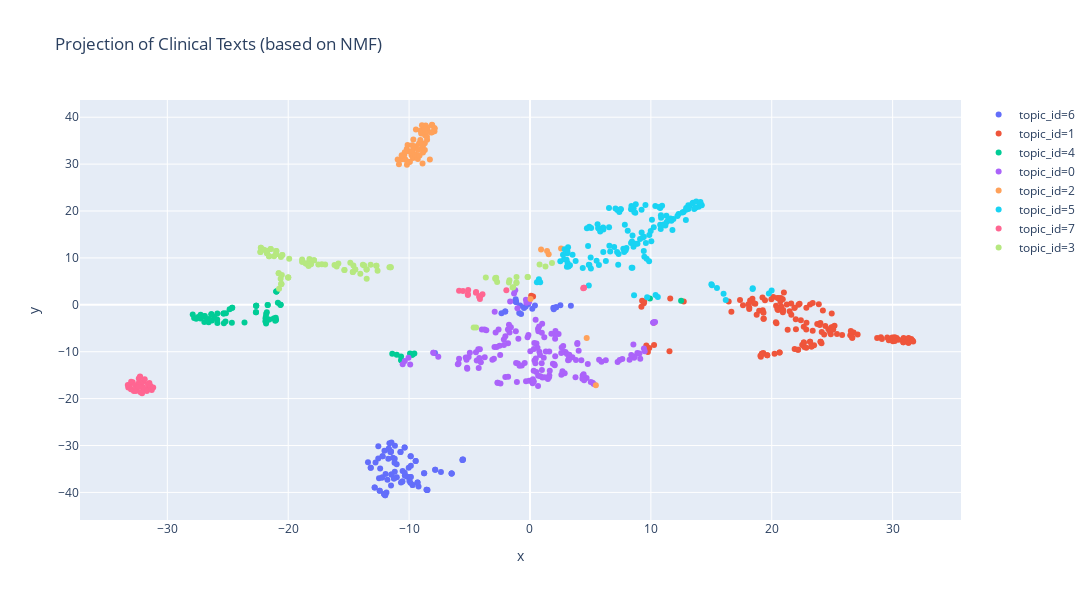

Notebook code for this chart:
### Code cell
fig = px.scatter(vis_data, x="x", y="y", color=vis_data.topic_id,  hover_data=['top_words'], title="Projection of Clinical Texts (based on NMF)", height=600, width=1200) #hover_data=['top_words']
fig.show()

### Figure 1 — Plotly figure (JSON) as saved in the notebook; plotly's stock layout.template omitted (floating-point values rounded to 4 significant figures; data arrays with more than 128 entries replaced by an {"elided": "..."} marker saying what was removed)
{"data": [{"customdata": [["unremarkable,reveal,92,93,weakness"], ["unremarkable,reveal,92,93,weakness"], ["unremarkable,reveal,92,93,weakness"], ["unremarkable,reveal,92,93,weakness"], ["unremarkable,reveal,92,93,weakness"], ["unremarkable,reveal,92,93,weakness"], ["unremarkable,reveal,92,93,weakness"], ["unremarkable,reveal,92,93,weakness"], ["unremarkable,reveal,92,93,weakness"], ["unremarkable,reveal,92,93,weakness"], ["unremarkable,reveal,92,93,weakness"], ["unremarkable,reveal,92,93,weakness"], ["unremarkable,reveal,92,93,weakness"], ["unremarkable,reveal,92,93,weakness"], ["unremarkable,reveal,92,93,weakness"], ["unremarkable,reveal,92,93,weakness"], ["unremarkable,reveal,92,93,weakness"], ["unremarkable,reveal,92,93,weakness"], ["unremarkable,reveal,92,93,weakness"], ["unremarkable,reveal,92,93,weakness"], ["unremarkable,reveal,92,93,weakness"], ["unremarkable,reveal,92,93,weakness"], ["unremarkable,reveal,92,93,weakness"], ["unremarkable,reveal,92,93,weakness"], ["unremarkable,reveal,92,93,weakness"], ["unremarkable,reveal,92,93,weakness"], ["unremarkable,reveal,92,93,weakness"], ["unremarkable,reveal,92,93,weakness"], ["unremarkable,reveal,92,93,weakness"], ["unremarkable,reveal,92,93,weakness"], ["unremarkable,reveal,92,93,weakness"], ["unremarkable,reveal,92,93,weakness"], ["unremarkable,reveal,92,93,weakness"], ["unremarkable,reveal,92,93,weakness"], ["unremarkable,reveal,92,93,weakness"], ["unremarkable,reveal,92,93,weakness"], ["unremarkable,reveal,92,93,weakness"], ["unremarkable,reveal,92,93,weakness"], ["unremarkable,reveal,92,93,weakness"], ["unremarkable,reveal,92,93,weakness"], ["unremarkable,reveal,92,93,weakness"], ["unremarkable,reveal,92,93,weakness"], ["unremarkable,reveal,92,93,weakness"], ["unremarkable,reveal,92,93,weakness"], ["unremarkable,reveal,92,93,weakness"], ["unremarkable,reveal,92,93,weakness"], ["unremarkable,reveal,92,93,weakness"], ["unremarkable,reveal,92,93,weakness"], ["unremarkable,reveal,92,93,weakness"], ["unremarkable,reveal,92,93,weakness"], ["unremarkable,reveal,92,93,weakness"], ["unremarkable,reveal,92,93,weakness"], ["unremarkable,reveal,92,93,weakness"], ["unremarkable,reveal,92,93,weakness"], ["unremarkable,reveal,92,93,weakness"], ["unremarkable,reveal,92,93,weakness"], ["unremarkable,reveal,92,93,weakness"], ["unremarkable,reveal,92,93,weakness"], ["unremarkable,reveal,92,93,weakness"], ["unremarkable,reveal,92,93,weakness"], ["unremarkable,reveal,92,93,weakness"], ["unremarkable,reveal,92,93,weakness"], ["unremarkable,reveal,92,93,weakness"], ["unremarkable,reveal,92,93,weakness"], ["unremarkable,reveal,92,93,weakness"], ["unremarkable,reveal,92,93,weakness"], ["unremarkable,reveal,92,93,weakness"], ["unremarkable,reveal,92,93,weakness"], ["unremarkable,reveal,92,93,weakness"], ["unremarkable,reveal,92,93,weakness"], ["unremarkable,reveal,92,93,weakness"], ["unremarkable,reveal,92,93,weakness"], ["unremarkable,reveal,92,93,weakness"], ["unremarkable,reveal,92,93,weakness"], ["unremarkable,reveal,92,93,weakness"], ["unremarkable,reveal,92,93,weakness"], ["unremarkable,reveal,92,93,weakness"], ["unremarkable,reveal,92,93,weakness"], ["unremarkable,reveal,92,93,weakness"], ["unremarkable,reveal,92,93,weakness"], ["unremarkable,reveal,92,93,weakness"], ["unremarkable,reveal,92,93,weakness"], ["unremarkable,reveal,92,93,weakness"], ["unremarkable,reveal,92,93,weakness"], ["unremarkable,reveal,92,93,weakness"], ["unremarkable,reveal,92,93,weakness"], ["unremarkable,reveal,92,93,weakness"], ["unremarkable,reveal,92,93,weakness"], ["unremarkable,reveal,92,93,weakness"], ["unremarkable,reveal,92,93,weakness"], ["unremarkable,reveal,92,93,weakness"], ["unremarkable,reveal,92,93,weakness"], ["unremarkable,reveal,92,93,weakness"], ["unremarkable,reveal,92,93,weakness"], ["unremarkable,reveal,92,93,weakness"], ["unremarkable,reveal,92,93,weakness"], ["unremarkable,reveal,92,93,weakness"], ["unremarkable,reveal,92,93,weakness"], ["unremarkable,reveal,92,93,weakness"], ["unremarkable,reveal,92,93,weakness"], ["unremarkable,reveal,92,93,weakness"], ["unremarkable,reveal,92,93,weakness"], ["unremarkable,reveal,92,93,weakness"], ["unremarkable,reveal,92,93,weakness"], ["unremarkable,reveal,92,93,weakness"], ["unremarkable,reveal,92,93,weakness"], ["unremarkable,reveal,92,93,weakness"], ["unremarkable,reveal,92,93,weakness"], ["unremarkable,reveal,92,93,weakness"], ["unremarkable,reveal,92,93,weakness"], ["unremarkable,reveal,92,93,weakness"]], "hoverlabel": {"namelength": 0}, "hovertemplate": "topic_id=6<br>x=%{x}<br>y=%{y}<br>top_words=%{customdata[0]}", "legendgroup": "topic_id=6", "marker": {"color": "#636efa", "symbol": "circle"}, "mode": "markers", "name": "topic_id=6", "showlegend": true, "type": "scatter", "x": [-8.552, -11.72, -11.17, -10.56, -12.43, -11.46, -5.551, -0.4948, -11.5, -12.23, -1.211, -0.1441, -12.55, -12.78, -9.457, -10.16, -8.755, -11.98, -11.87, -10.67, -10.53, -9.218, -10.03, 1.966, -6.48, -11.79, -11.98, 2.164, -11.95, -11.25, -2.048, -5.551, -0.3516, -9.974, -0.8134, -13.4, -12.07, -11.54, -11.02, -7.841, -1.183, -6.48, -8.552, -9.711, 1.935, -2.358, -9.301, -11.54, -11.03, -11.18, -11.34, -12.49, -1.154, -0.7351, 2.164, -12.23, -0.8892, -12.2, -12.55, -10.56, -12.04, -11.19, -11.47, -12.2, -13.17, -11.21, -8.489, -11.69, -7.364, -9.87, -9.866, -9.711, -6.48, 0.189, -12.39, -9.854, -12.85, -9.866, 2.515, -9.87, -0.1808, -2.048, -9.457, -10.71, -12.07, -8.489, -5.581, 0.411, -13.17, -10.37, -10.35, -11.47, -9.301, -10.35, -8.755, -10.37, -12.85, -1.145, 3.384, -7.859, -10.71, -11.69, -9.888, -11.63, -5.581, -11.25, -7.841, -11.5, -10.37, -11.49, -12.43], "xaxis": "x", "y": [-39.44, -32.83, -30.04, -37.67, -39.66, -29.36, -32.99, -0.6663, -31.27, -36.8, 0.8508, 0.2058, -32.78, -33.61, -33.31, -36.68, -35.93, -40.6, -40.02, -37.88, -35.42, -38.73, -34.75, -0.9282, -35.94, -37.3, -40.6, -0.4927, -36.05, -37.04, -1.449, -32.99, -0.3683, -37.57, -0.1516, -33.58, -40.32, -31.39, -36.74, -35.17, 1.167, -35.94, -39.44, -38.43, -0.6109, -1.777, -37.89, -31.39, -33.98, -35.61, -32.59, -36.96, 0.5877, -1.938, -0.4928, -36.8, -1.764, -32.27, -30.13, -37.67, -31.11, -32.82, -36.18, -32.27, -34.75, -33.65, -39.47, -30.69, -35.65, -32.27, -36.72, -38.43, -35.94, -0.8398, -34.91, -34.29, -38.93, -36.72, -0.0759, -32.27, 0.1391, -1.448, -33.31, -31.4, -40.32, -39.47, -33.07, -0.1457, -34.75, -30.4, -36.37, -36.18, -37.89, -36.37, -35.93, -30.4, -38.93, 0.5873, -0.1839, -10.28, -31.4, -30.69, -37.92, -29.49, -33.07, -37.04, -35.17, -31.27, -35.83, -38.55, -39.66], "yaxis": "y"}, {"customdata": {"elided": "140x1 str values"}, "hoverlabel": {"namelength": 0}, "hovertemplate": "topic_id=1<br>x=%{x}<br>y=%{y}<br>top_words=%{customdata[0]}", "legendgroup": "topic_id=1", "marker": {"color": "#EF553B", "symbol": "circle"}, "mode": "markers", "name": "topic_id=1", "showlegend": true, "type": "scatter", "x": {"elided": "140 float values"}, "xaxis": "x", "y": {"elided": "140 float values"}, "yaxis": "y"}, {"customdata": [["c5,c6,cervical,c4,disc"], ["c5,c6,cervical,c4,disc"], ["c5,c6,cervical,c4,disc"], ["c5,c6,cervical,c4,disc"], ["c5,c6,cervical,c4,disc"], ["c5,c6,cervical,c4,disc"], ["c5,c6,cervical,c4,disc"], ["c5,c6,cervical,c4,disc"], ["c5,c6,cervical,c4,disc"], ["c5,c6,cervical,c4,disc"], ["c5,c6,cervical,c4,disc"], ["c5,c6,cervical,c4,disc"], ["c5,c6,cervical,c4,disc"], ["c5,c6,cervical,c4,disc"], ["c5,c6,cervical,c4,disc"], ["c5,c6,cervical,c4,disc"], ["c5,c6,cervical,c4,disc"], ["c5,c6,cervical,c4,disc"], ["c5,c6,cervical,c4,disc"], ["c5,c6,cervical,c4,disc"], ["c5,c6,cervical,c4,disc"], ["c5,c6,cervical,c4,disc"], ["c5,c6,cervical,c4,disc"], ["c5,c6,cervical,c4,disc"], ["c5,c6,cervical,c4,disc"], ["c5,c6,cervical,c4,disc"], ["c5,c6,cervical,c4,disc"], ["c5,c6,cervical,c4,disc"], ["c5,c6,cervical,c4,disc"], ["c5,c6,cervical,c4,disc"], ["c5,c6,cervical,c4,disc"], ["c5,c6,cervical,c4,disc"], ["c5,c6,cervical,c4,disc"], ["c5,c6,cervical,c4,disc"], ["c5,c6,cervical,c4,disc"], ["c5,c6,cervical,c4,disc"], ["c5,c6,cervical,c4,disc"], ["c5,c6,cervical,c4,disc"], ["c5,c6,cervical,c4,disc"], ["c5,c6,cervical,c4,disc"], ["c5,c6,cervical,c4,disc"], ["c5,c6,cervical,c4,disc"], ["c5,c6,cervical,c4,disc"], ["c5,c6,cervical,c4,disc"], ["c5,c6,cervical,c4,disc"], ["c5,c6,cervical,c4,disc"], ["c5,c6,cervical,c4,disc"], ["c5,c6,cervical,c4,disc"], ["c5,c6,cervical,c4,disc"], ["c5,c6,cervical,c4,disc"], ["c5,c6,cervical,c4,disc"], ["c5,c6,cervical,c4,disc"], ["c5,c6,cervical,c4,disc"], ["c5,c6,cervical,c4,disc"], ["c5,c6,cervical,c4,disc"], ["c5,c6,cervical,c4,disc"], ["c5,c6,cervical,c4,disc"], ["c5,c6,cervical,c4,disc"], ["c5,c6,cervical,c4,disc"], ["c5,c6,cervical,c4,disc"], ["c5,c6,cervical,c4,disc"], ["c5,c6,cervical,c4,disc"], ["c5,c6,cervical,c4,disc"], ["c5,c6,cervical,c4,disc"], ["c5,c6,cervical,c4,disc"], ["c5,c6,cervical,c4,disc"]], "hoverlabel": {"namelength": 0}, "hovertemplate": "topic_id=4<br>x=%{x}<br>y=%{y}<br>top_words=%{customdata[0]}", "legendgroup": "topic_id=4", "marker": {"color": "#00cc96", "symbol": "circle"}, "mode": "markers", "name": "topic_id=4", "showlegend": true, "type": "scatter", "x": [-23.61, -25.35, -26.94, -26.93, -20.98, -21.79, -25.86, -20.85, -25.32, -26.31, -10.65, -21.89, -9.924, -20.64, -21.0, -26.9, -27.61, -24.84, -24.63, -26.58, -21.56, -27.78, -21.7, -9.745, -25.35, -26.35, -11.02, -21.2, -25.87, -11.39, -22.67, -26.13, -22.65, -21.07, -27.45, -25.19, -22.65, -24.66, -26.65, -20.64, -22.65, 9.926, -25.86, -27.26, -27.25, -10.67, -26.35, -25.15, -10.65, -27.9, -9.565, -24.63, -21.83, -26.6, -21.7, -20.64, -21.03, -20.98, -21.77, -21.88, -21.85, -22.67, -20.98, -21.83, 12.5, -9.745], "xaxis": "x", "y": [-3.786, -1.827, -3.675, -2.448, 2.84, -3.482, -3.858, 0.4496, -3.955, -3.338, -11.81, -3.528, -10.36, -0.01068, -3.257, -2.386, -2.994, -0.9597, -0.6107, -3.707, -3.134, -2.831, -0.04324, -10.66, -1.827, -2.024, -10.62, -2.891, -3.106, -10.45, -1.578, -2.618, -0.1955, -3.401, -2.592, -3.577, -0.1955, -3.844, -3.315, -0.01068, -0.1955, 1.345, -1.866, -2.903, -2.104, -11.03, -2.024, -1.804, -11.81, -2.085, -10.39, -0.6107, -1.977, -3.048, -0.04324, -0.01068, -2.766, 2.841, -1.584, -2.847, -2.534, -1.578, 2.841, -4.005, 0.8886, -10.66], "yaxis": "y"}, {"customdata": {"elided": "163x1 str values"}, "hoverlabel": {"namelength": 0}, "hovertemplate": "topic_id=0<br>x=%{x}<br>y=%{y}<br>top_words=%{customdata[0]}", "legendgroup": "topic_id=0", "marker": {"color": "#ab63fa", "symbol": "circle"}, "mode": "markers", "name": "topic_id=0", "showlegend": true, "type": "scatter", "x": {"elided": "163 float values"}, "xaxis": "x", "y": {"elided": "163 float values"}, "yaxis": "y"}, {"customdata": [["colon,polyp,scope,cecum,colonoscopy"], ["colon,polyp,scope,cecum,colonoscopy"], ["colon,polyp,scope,cecum,colonoscopy"], ["colon,polyp,scope,cecum,colonoscopy"], ["colon,polyp,scope,cecum,colonoscopy"], ["colon,polyp,scope,cecum,colonoscopy"], ["colon,polyp,scope,cecum,colonoscopy"], ["colon,polyp,scope,cecum,colonoscopy"], ["colon,polyp,scope,cecum,colonoscopy"], ["colon,polyp,scope,cecum,colonoscopy"], ["colon,polyp,scope,cecum,colonoscopy"], ["colon,polyp,scope,cecum,colonoscopy"], ["colon,polyp,scope,cecum,colonoscopy"], ["colon,polyp,scope,cecum,colonoscopy"], ["colon,polyp,scope,cecum,colonoscopy"], ["colon,polyp,scope,cecum,colonoscopy"], ["colon,polyp,scope,cecum,colonoscopy"], ["colon,polyp,scope,cecum,colonoscopy"], ["colon,polyp,scope,cecum,colonoscopy"], ["colon,polyp,scope,cecum,colonoscopy"], ["colon,polyp,scope,cecum,colonoscopy"], ["colon,polyp,scope,cecum,colonoscopy"], ["colon,polyp,scope,cecum,colonoscopy"], ["colon,polyp,scope,cecum,colonoscopy"], ["colon,polyp,scope,cecum,colonoscopy"], ["colon,polyp,scope,cecum,colonoscopy"], ["colon,polyp,scope,cecum,colonoscopy"], ["colon,polyp,scope,cecum,colonoscopy"], ["colon,polyp,scope,cecum,colonoscopy"], ["colon,polyp,scope,cecum,colonoscopy"], ["colon,polyp,scope,cecum,colonoscopy"], ["colon,polyp,scope,cecum,colonoscopy"], ["colon,polyp,scope,cecum,colonoscopy"], ["colon,polyp,scope,cecum,colonoscopy"], ["colon,polyp,scope,cecum,colonoscopy"], ["colon,polyp,scope,cecum,colonoscopy"], ["colon,polyp,scope,cecum,colonoscopy"], ["colon,polyp,scope,cecum,colonoscopy"], ["colon,polyp,scope,cecum,colonoscopy"], ["colon,polyp,scope,cecum,colonoscopy"], ["colon,polyp,scope,cecum,colonoscopy"], ["colon,polyp,scope,cecum,colonoscopy"], ["colon,polyp,scope,cecum,colonoscopy"], ["colon,polyp,scope,cecum,colonoscopy"], ["colon,polyp,scope,cecum,colonoscopy"], ["colon,polyp,scope,cecum,colonoscopy"], ["colon,polyp,scope,cecum,colonoscopy"], ["colon,polyp,scope,cecum,colonoscopy"], ["colon,polyp,scope,cecum,colonoscopy"], ["colon,polyp,scope,cecum,colonoscopy"], ["colon,polyp,scope,cecum,colonoscopy"], ["colon,polyp,scope,cecum,colonoscopy"], ["colon,polyp,scope,cecum,colonoscopy"], ["colon,polyp,scope,cecum,colonoscopy"], ["colon,polyp,scope,cecum,colonoscopy"], ["colon,polyp,scope,cecum,colonoscopy"], ["colon,polyp,scope,cecum,colonoscopy"], ["colon,polyp,scope,cecum,colonoscopy"], ["colon,polyp,scope,cecum,colonoscopy"], ["colon,polyp,scope,cecum,colonoscopy"], ["colon,polyp,scope,cecum,colonoscopy"], ["colon,polyp,scope,cecum,colonoscopy"]], "hoverlabel": {"namelength": 0}, "hovertemplate": "topic_id=2<br>x=%{x}<br>y=%{y}<br>top_words=%{customdata[0]}", "legendgroup": "topic_id=2", "marker": {"color": "#FFA15A", "symbol": "circle"}, "mode": "markers", "name": "topic_id=2", "showlegend": true, "type": "scatter", "x": [-8.512, -10.18, -9.798, -9.987, 2.573, -10.4, -8.47, 4.692, 5.449, -8.085, 1.547, -10.19, -7.901, -9.677, -10.0, -8.698, 0.04151, -8.846, -8.68, -10.84, -8.703, -10.29, -9.93, -7.89, -8.967, -8.956, -9.28, -8.105, -8.999, -9.722, -9.471, -10.36, -8.522, -9.429, -9.05, -10.49, -9.648, 0.9183, -8.629, -9.071, -10.6, -8.847, -8.109, -8.565, -9.181, -10.12, -9.739, -9.576, -9.132, -9.267, -8.939, -9.432, -8.887, -8.498, -8.166, -7.901, 1.413, -8.282, -8.937, -8.707, -10.94, -10.61], "xaxis": "x", "y": [35.18, 29.86, 31.91, 32.67, 12.02, 31.92, 37.81, -7.095, -17.16, 38.26, 10.77, 33.2, 37.01, 31.31, 30.48, 32.99, 1.245, 33.99, 36.14, 29.99, 34.47, 30.95, 30.51, 37.62, 33.3, 36.67, 31.11, 36.78, 36.51, 32.83, 32.01, 32.53, 35.85, 33.79, 37.19, 31.54, 35.27, 11.79, 38.23, 35.16, 31.01, 32.45, 38.39, 36.88, 34.38, 34.06, 34.04, 33.51, 31.85, 32.99, 34.15, 37.39, 30.11, 37.17, 36.74, 37.65, 11.49, 30.98, 38.28, 37.52, 30.99, 31.89], "yaxis": "y"}, {"customdata": {"elided": "139x1 str values"}, "hoverlabel": {"namelength": 0}, "hovertemplate": "topic_id=5<br>x=%{x}<br>y=%{y}<br>top_words=%{customdata[0]}", "legendgroup": "topic_id=5", "marker": {"color": "#19d3f3", "symbol": "circle"}, "mode": "markers", "name": "topic_id=5", "showlegend": true, "type": "scatter", "x": {"elided": "139 float values"}, "xaxis": "x", "y": {"elided": "139 float values"}, "yaxis": "y"}, {"customdata": [["valve,stress,perfusion,aortic,myocardial"], ["valve,stress,perfusion,aortic,myocardial"], ["valve,stress,perfusion,aortic,myocardial"], ["valve,stress,perfusion,aortic,myocardial"], ["valve,stress,perfusion,aortic,myocardial"], ["valve,stress,perfusion,aortic,myocardial"], ["valve,stress,perfusion,aortic,myocardial"], ["valve,stress,perfusion,aortic,myocardial"], ["valve,stress,perfusion,aortic,myocardial"], ["valve,stress,perfusion,aortic,myocardial"], ["valve,stress,perfusion,aortic,myocardial"], ["valve,stress,perfusion,aortic,myocardial"], ["valve,stress,perfusion,aortic,myocardial"], ["valve,stress,perfusion,aortic,myocardial"], ["valve,stress,perfusion,aortic,myocardial"], ["valve,stress,perfusion,aortic,myocardial"], ["valve,stress,perfusion,aortic,myocardial"], ["valve,stress,perfusion,aortic,myocardial"], ["valve,stress,perfusion,aortic,myocardial"], ["valve,stress,perfusion,aortic,myocardial"], ["valve,stress,perfusion,aortic,myocardial"], ["valve,stress,perfusion,aortic,myocardial"], ["valve,stress,perfusion,aortic,myocardial"], ["valve,stress,perfusion,aortic,myocardial"], ["valve,stress,perfusion,aortic,myocardial"], ["valve,stress,perfusion,aortic,myocardial"], ["valve,stress,perfusion,aortic,myocardial"], ["valve,stress,perfusion,aortic,myocardial"], ["valve,stress,perfusion,aortic,myocardial"], ["valve,stress,perfusion,aortic,myocardial"], ["valve,stress,perfusion,aortic,myocardial"], ["valve,stress,perfusion,aortic,myocardial"], ["valve,stress,perfusion,aortic,myocardial"], ["valve,stress,perfusion,aortic,myocardial"], ["valve,stress,perfusion,aortic,myocardial"], ["valve,stress,perfusion,aortic,myocardial"], ["valve,stress,perfusion,aortic,myocardial"], ["valve,stress,perfusion,aortic,myocardial"], ["valve,stress,perfusion,aortic,myocardial"], ["valve,stress,perfusion,aortic,myocardial"], ["valve,stress,perfusion,aortic,myocardial"], ["valve,stress,perfusion,aortic,myocardial"], ["valve,stress,perfusion,aortic,myocardial"], ["valve,stress,perfusion,aortic,myocardial"], ["valve,stress,perfusion,aortic,myocardial"], ["valve,stress,perfusion,aortic,myocardial"]], "hoverlabel": {"namelength": 0}, "hovertemplate": "topic_id=7<br>x=%{x}<br>y=%{y}<br>top_words=%{customdata[0]}", "legendgroup": "topic_id=7", "marker": {"color": "#FF6692", "symbol": "circle"}, "mode": "markers", "name": "topic_id=7", "showlegend": true, "type": "scatter", "x": [-32.21, -33.09, -4.095, -4.142, -32.86, -33.01, -32.35, 4.462, -31.97, -4.47, -4.209, -5.133, -1.954, -32.17, -5.137, -32.01, -3.93, -32.26, -33.23, -31.58, -32.36, 4.462, -31.69, -32.99, -32.77, -31.54, -32.65, -32.33, -32.6, -31.97, -5.867, 4.406, -31.48, -4.457, -33.27, -31.6, -32.26, -31.87, -32.09, -31.39, -5.11, -32.53, -32.37, -5.541, -31.29, -31.17], "xaxis": "x", "y": [-18.64, -17.05, 1.882, 1.234, -16.5, -18.02, -16.64, 3.625, -17.99, 2.599, 1.717, 2.279, 3.09, -16.81, 2.08, -17.6, 2.255, -15.3, -17.61, -17.9, -15.7, 3.625, -18.35, -16.4, -18.39, -16.91, -17.2, -17.08, -18.38, -16.42, 3.003, 3.54, -16.66, 2.753, -17.08, -16.97, -15.38, -15.87, -18.87, -17.29, 3.161, -17.7, -17.53, 2.96, -18.16, -17.65], "yaxis": "y"}, {"customdata": [["ct,contrast,pelvi,fluid,abdomen"], ["ct,contrast,pelvi,fluid,abdomen"], ["ct,contrast,pelvi,fluid,abdomen"], ["ct,contrast,pelvi,fluid,abdomen"], ["ct,contrast,pelvi,fluid,abdomen"], ["ct,contrast,pelvi,fluid,abdomen"], ["ct,contrast,pelvi,fluid,abdomen"], ["ct,contrast,pelvi,fluid,abdomen"], ["ct,contrast,pelvi,fluid,abdomen"], ["ct,contrast,pelvi,fluid,abdomen"], ["ct,contrast,pelvi,fluid,abdomen"], ["ct,contrast,pelvi,fluid,abdomen"], ["ct,contrast,pelvi,fluid,abdomen"], ["ct,contrast,pelvi,fluid,abdomen"], ["ct,contrast,pelvi,fluid,abdomen"], ["ct,contrast,pelvi,fluid,abdomen"], ["ct,contrast,pelvi,fluid,abdomen"], ["ct,contrast,pelvi,fluid,abdomen"], ["ct,contrast,pelvi,fluid,abdomen"], ["ct,contrast,pelvi,fluid,abdomen"], ["ct,contrast,pelvi,fluid,abdomen"], ["ct,contrast,pelvi,fluid,abdomen"], ["ct,contrast,pelvi,fluid,abdomen"], ["ct,contrast,pelvi,fluid,abdomen"], ["ct,contrast,pelvi,fluid,abdomen"], ["ct,contrast,pelvi,fluid,abdomen"], ["ct,contrast,pelvi,fluid,abdomen"], ["ct,contrast,pelvi,fluid,abdomen"], ["ct,contrast,pelvi,fluid,abdomen"], ["ct,contrast,pelvi,fluid,abdomen"], ["ct,contrast,pelvi,fluid,abdomen"], ["ct,contrast,pelvi,fluid,abdomen"], ["ct,contrast,pelvi,fluid,abdomen"], ["ct,contrast,pelvi,fluid,abdomen"], ["ct,contrast,pelvi,fluid,abdomen"], ["ct,contrast,pelvi,fluid,abdomen"], ["ct,contrast,pelvi,fluid,abdomen"], ["ct,contrast,pelvi,fluid,abdomen"], ["ct,contrast,pelvi,fluid,abdomen"], ["ct,contrast,pelvi,fluid,abdomen"], ["ct,contrast,pelvi,fluid,abdomen"], ["ct,contrast,pelvi,fluid,abdomen"], ["ct,contrast,pelvi,fluid,abdomen"], ["ct,contrast,pelvi,fluid,abdomen"], ["ct,contrast,pelvi,fluid,abdomen"], ["ct,contrast,pelvi,fluid,abdomen"], ["ct,contrast,pelvi,fluid,abdomen"], ["ct,contrast,pelvi,fluid,abdomen"], ["ct,contrast,pelvi,fluid,abdomen"], ["ct,contrast,pelvi,fluid,abdomen"], ["ct,contrast,pelvi,fluid,abdomen"], ["ct,contrast,pelvi,fluid,abdomen"], ["ct,contrast,pelvi,fluid,abdomen"], ["ct,contrast,pelvi,fluid,abdomen"], ["ct,contrast,pelvi,fluid,abdomen"], ["ct,contrast,pelvi,fluid,abdomen"], ["ct,contrast,pelvi,fluid,abdomen"], ["ct,contrast,pelvi,fluid,abdomen"], ["ct,contrast,pelvi,fluid,abdomen"], ["ct,contrast,pelvi,fluid,abdomen"], ["ct,contrast,pelvi,fluid,abdomen"], ["ct,contrast,pelvi,fluid,abdomen"], ["ct,contrast,pelvi,fluid,abdomen"], ["ct,contrast,pelvi,fluid,abdomen"], ["ct,contrast,pelvi,fluid,abdomen"], ["ct,contrast,pelvi,fluid,abdomen"], ["ct,contrast,pelvi,fluid,abdomen"], ["ct,contrast,pelvi,fluid,abdomen"], ["ct,contrast,pelvi,fluid,abdomen"], ["ct,contrast,pelvi,fluid,abdomen"], ["ct,contrast,pelvi,fluid,abdomen"], ["ct,contrast,pelvi,fluid,abdomen"], ["ct,contrast,pelvi,fluid,abdomen"], ["ct,contrast,pelvi,fluid,abdomen"], ["ct,contrast,pelvi,fluid,abdomen"], ["ct,contrast,pelvi,fluid,abdomen"], ["ct,contrast,pelvi,fluid,abdomen"], ["ct,contrast,pelvi,fluid,abdomen"], ["ct,contrast,pelvi,fluid,abdomen"], ["ct,contrast,pelvi,fluid,abdomen"], ["ct,contrast,pelvi,fluid,abdomen"], ["ct,contrast,pelvi,fluid,abdomen"], ["ct,contrast,pelvi,fluid,abdomen"], ["ct,contrast,pelvi,fluid,abdomen"], ["ct,contrast,pelvi,fluid,abdomen"], ["ct,contrast,pelvi,fluid,abdomen"], ["ct,contrast,pelvi,fluid,abdomen"], ["ct,contrast,pelvi,fluid,abdomen"], ["ct,contrast,pelvi,fluid,abdomen"], ["ct,contrast,pelvi,fluid,abdomen"], ["ct,contrast,pelvi,fluid,abdomen"]], "hoverlabel": {"namelength": 0}, "hovertemplate": "topic_id=3<br>x=%{x}<br>y=%{y}<br>top_words=%{customdata[0]}", "legendgroup": "topic_id=3", "marker": {"color": "#B6E880", "symbol": "circle"}, "mode": "markers", "name": "topic_id=3", "showlegend": true, "type": "scatter", "x": [-15.35, -14.66, -2.872, -22.26, -21.58, -20.0, -20.79, -21.75, -20.57, -14.45, -1.112, 1.82, -20.57, -20.76, -20.98, -4.659, -17.22, -14.61, -20.6, -1.119, -21.75, -20.53, -1.701, -1.741, -18.84, -14.04, -0.172, -18.36, -18.32, -14.65, -2.861, -21.0, -13.18, -14.45, -3.654, -21.45, -21.45, -20.57, -18.85, -21.77, -21.17, -4.46, -0.2015, -16.94, -13.51, -18.54, -15.85, -17.87, -22.3, -13.51, -22.3, -21.58, -11.52, -17.87, -1.442, -18.54, -1.116, -20.79, -13.71, -20.49, -20.98, -2.806, -19.92, -12.71, -14.86, -22.26, -20.0, -20.49, -2.716, -18.84, -21.0, -15.35, -20.0, -17.51, -13.51, -11.52, -18.12, -18.12, -18.25, -15.99, 0.7949, -2.795, -13.82, -12.61, -20.63, -11.63, -1.39, -12.71, 1.281, -22.01, -16.17], "xaxis": "x", "y": [7.406, 6.986, 5.576, 12.19, 10.34, 5.824, 6.752, 11.0, 4.418, 7.539, 5.913, 8.933, 4.418, 3.418, 11.45, -4.817, 8.655, 8.37, 10.21, 4.755, 11.0, 6.383, 5.236, 4.747, 9.2, 6.634, 5.909, 8.849, 8.27, 6.973, 5.738, 10.81, 8.558, 7.539, 5.837, 11.92, 11.92, 4.418, 9.649, 11.54, 10.38, -4.857, 5.95, 8.582, 7.519, 8.81, 8.785, 9.483, 11.25, 5.578, 11.25, 10.34, 7.991, 9.483, 3.702, 8.81, 4.672, 6.752, 8.372, 10.63, 11.45, 5.482, 9.821, 8.305, 8.986, 12.19, 5.825, 10.63, 4.845, 9.2, 10.81, 7.406, 5.825, 8.588, 7.519, 7.991, 8.685, 8.649, 9.767, 8.149, 8.57, 5.796, 8.533, 7.28, 5.552, 8.025, 3.739, 8.305, 8.189, 11.74, 8.469], "yaxis": "y"}], "layout": {"height": 600, "legend": {"tracegroupgap": 0}, "title": {"text": "Projection of Clinical Texts (based on NMF)"}, "width": 1200, "xaxis": {"anchor": "y", "domain": [0, 1], "title": {"text": "x"}}, "yaxis": {"anchor": "x", "domain": [0, 1], "title": {"text": "y"}}}}
